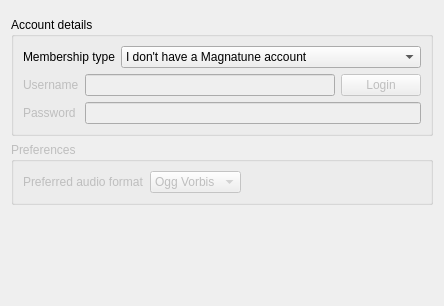
<?xml version="1.0" encoding="UTF-8"?>
<ui version="4.0">
 <class>MagnatuneSettingsPage</class>
 <widget class="QWidget" name="MagnatuneSettingsPage">
  <property name="geometry">
   <rect>
    <x>0</x>
    <y>0</y>
    <width>444</width>
    <height>306</height>
   </rect>
  </property>
  <property name="windowTitle">
   <string>Magnatune</string>
  </property>
  <layout class="QVBoxLayout" name="verticalLayout">
   <item>
    <widget class="LoginStateWidget" name="login_state" native="true"/>
   </item>
   <item>
    <widget class="QGroupBox" name="groupBox">
     <property name="title">
      <string>Account details</string>
     </property>
     <layout class="QFormLayout" name="formLayout_3">
      <property name="fieldGrowthPolicy">
       <enum>QFormLayout::AllNonFixedFieldsGrow</enum>
      </property>
      <item row="0" column="0">
       <widget class="QLabel" name="label">
        <property name="text">
         <string>Membership type</string>
        </property>
       </widget>
      </item>
      <item row="0" column="1">
       <widget class="QComboBox" name="membership">
        <item>
         <property name="text">
          <string>I don't have a Magnatune account</string>
         </property>
        </item>
        <item>
         <property name="text">
          <string>Streaming membership</string>
         </property>
        </item>
        <item>
         <property name="text">
          <string>Download membership</string>
         </property>
        </item>
       </widget>
      </item>
      <item row="1" column="0" colspan="2">
       <widget class="QWidget" name="login_container" native="true">
        <property name="enabled">
         <bool>false</bool>
        </property>
        <layout class="QGridLayout" name="gridLayout">
         <property name="margin">
          <number>0</number>
         </property>
         <item row="1" column="0">
          <widget class="QLabel" name="username_label">
           <property name="text">
            <string>Username</string>
           </property>
          </widget>
         </item>
         <item row="1" column="1">
          <widget class="QLineEdit" name="username"/>
         </item>
         <item row="1" column="2">
          <widget class="QPushButton" name="login">
           <property name="text">
            <string>Login</string>
           </property>
          </widget>
         </item>
         <item row="3" column="0">
          <widget class="QLabel" name="password_label">
           <property name="text">
            <string>Password</string>
           </property>
          </widget>
         </item>
         <item row="3" column="1" colspan="2">
          <widget class="QLineEdit" name="password">
           <property name="echoMode">
            <enum>QLineEdit::Password</enum>
           </property>
          </widget>
         </item>
        </layout>
       </widget>
      </item>
     </layout>
    </widget>
   </item>
   <item>
    <widget class="QGroupBox" name="preferences_group">
     <property name="enabled">
      <bool>false</bool>
     </property>
     <property name="title">
      <string>Preferences</string>
     </property>
     <layout class="QFormLayout" name="formLayout_2">
      <property name="fieldGrowthPolicy">
       <enum>QFormLayout::ExpandingFieldsGrow</enum>
      </property>
      <item row="0" column="0">
       <widget class="QLabel" name="audio_format_label">
        <property name="text">
         <string>Preferred audio format</string>
        </property>
       </widget>
      </item>
      <item row="0" column="1">
       <widget class="QComboBox" name="format">
        <item>
         <property name="text">
          <string>Ogg Vorbis</string>
         </property>
        </item>
        <item>
         <property name="text">
          <string>FLAC</string>
         </property>
        </item>
        <item>
         <property name="text">
          <string>WAV</string>
         </property>
        </item>
        <item>
         <property name="text">
          <string>VBR MP3</string>
         </property>
        </item>
        <item>
         <property name="text">
          <string>128k MP3</string>
         </property>
        </item>
       </widget>
      </item>
     </layout>
    </widget>
   </item>
   <item>
    <spacer name="verticalSpacer">
     <property name="orientation">
      <enum>Qt::Vertical</enum>
     </property>
     <property name="sizeHint" stdset="0">
      <size>
       <width>20</width>
       <height>30</height>
      </size>
     </property>
    </spacer>
   </item>
  </layout>
 </widget>
 <customwidgets>
  <customwidget>
   <class>LoginStateWidget</class>
   <extends>QWidget</extends>
   <header>widgets/loginstatewidget.h</header>
   <container>1</container>
  </customwidget>
 </customwidgets>
 <tabstops>
  <tabstop>membership</tabstop>
  <tabstop>username</tabstop>
  <tabstop>password</tabstop>
  <tabstop>login</tabstop>
  <tabstop>format</tabstop>
 </tabstops>
 <resources/>
 <connections/>
</ui>
